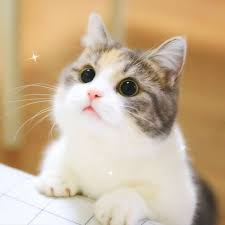
#> input picture data/cat.jpg, 225 x 225 px, found by its file name
$ python 'resize Image.py'
#> lines starting #> are read from the running program, lines starting #| are printed output that depends on the picture
import cv2
# Load the image
img = cv2.imread("cat.jpg")
#> img is the input picture: shape (225, 225, 3); mean B, G, R 149.5, 178.5, 201.1
# Define the new dimensions for the resized image
new_width = 80
new_height = 60
# Resize the image
resize_img = cv2.resize(img, (new_width, new_height))
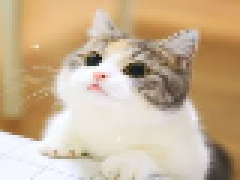
#> resize_img: shape (60, 80, 3) (shown 3 times larger); mean B, G, R 149.4, 178.4, 201
# Display the Original image
cv2.imshow("Original Image",img)
# Display the resized image
cv2.imshow("Resized Image",resize_img)
cv2.waitKey(0)
cv2.destroyAllWindows()
